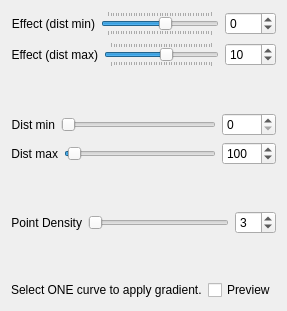
       <widget class="QWidget" name="tabGradients">
        <attribute name="title">
         <string>Gradients</string>
        </attribute>
        <layout class="QVBoxLayout" name="verticalLayout_10">
         <item>
          <layout class="QVBoxLayout" name="verticalLayout_9">
           <item>
            <layout class="QHBoxLayout" name="horizontalLayout_7">
             <item>
              <widget class="QLabel" name="label_36">
               <property name="text">
                <string>Effect (dist min)</string>
               </property>
               <property name="alignment">
                <set>Qt::AlignmentFlag::AlignRight|Qt::AlignmentFlag::AlignTrailing|Qt::AlignmentFlag::AlignVCenter</set>
               </property>
              </widget>
             </item>
             <item>
              <widget class="QSlider" name="SliderBoost_4">
               <property name="minimum">
                <number>-100</number>
               </property>
               <property name="maximum">
                <number>100</number>
               </property>
               <property name="value">
                <number>10</number>
               </property>
               <property name="orientation">
                <enum>Qt::Orientation::Horizontal</enum>
               </property>
               <property name="tickPosition">
                <enum>QSlider::TickPosition::TicksBothSides</enum>
               </property>
               <property name="tickInterval">
                <number>5</number>
               </property>
              </widget>
             </item>
             <item>
              <widget class="KeysafeSpinBox" name="spinGradientsDistMinEffect">
               <property name="sizePolicy">
                <sizepolicy hsizetype="Fixed" vsizetype="Fixed">
                 <horstretch>0</horstretch>
                 <verstretch>0</verstretch>
                </sizepolicy>
               </property>
               <property name="keyboardTracking">
                <bool>false</bool>
               </property>
               <property name="minimum">
                <number>-100</number>
               </property>
               <property name="maximum">
                <number>100</number>
               </property>
               <property name="value">
                <number>0</number>
               </property>
              </widget>
             </item>
            </layout>
           </item>
           <item>
            <layout class="QHBoxLayout" name="horizontalLayout_10">
             <item>
              <widget class="QLabel" name="label_37">
               <property name="text">
                <string>Effect (dist max)</string>
               </property>
               <property name="alignment">
                <set>Qt::AlignmentFlag::AlignRight|Qt::AlignmentFlag::AlignTrailing|Qt::AlignmentFlag::AlignVCenter</set>
               </property>
              </widget>
             </item>
             <item>
              <widget class="QSlider" name="SliderBoost_5">
               <property name="minimum">
                <number>-100</number>
               </property>
               <property name="maximum">
                <number>100</number>
               </property>
               <property name="value">
                <number>10</number>
               </property>
               <property name="orientation">
                <enum>Qt::Orientation::Horizontal</enum>
               </property>
               <property name="tickPosition">
                <enum>QSlider::TickPosition::TicksBothSides</enum>
               </property>
               <property name="tickInterval">
                <number>5</number>
               </property>
              </widget>
             </item>
             <item>
              <widget class="KeysafeSpinBox" name="spinGradientsDistMaxEffect">
               <property name="sizePolicy">
                <sizepolicy hsizetype="Fixed" vsizetype="Fixed">
                 <horstretch>0</horstretch>
                 <verstretch>0</verstretch>
                </sizepolicy>
               </property>
               <property name="keyboardTracking">
                <bool>false</bool>
               </property>
               <property name="minimum">
                <number>-100</number>
               </property>
               <property name="maximum">
                <number>100</number>
               </property>
               <property name="value">
                <number>10</number>
               </property>
              </widget>
             </item>
            </layout>
           </item>
           <item>
            <spacer name="verticalSpacer_3">
             <property name="orientation">
              <enum>Qt::Orientation::Vertical</enum>
             </property>
             <property name="sizeHint" stdset="0">
              <size>
               <width>20</width>
               <height>40</height>
              </size>
             </property>
            </spacer>
           </item>
           <item>
            <layout class="QHBoxLayout" name="horizontalLayout_11">
             <item>
              <widget class="QLabel" name="label_38">
               <property name="text">
                <string>Dist min</string>
               </property>
               <property name="alignment">
                <set>Qt::AlignmentFlag::AlignRight|Qt::AlignmentFlag::AlignTrailing|Qt::AlignmentFlag::AlignVCenter</set>
               </property>
              </widget>
             </item>
             <item>
              <widget class="QSlider" name="SliderBoost_6">
               <property name="minimum">
                <number>0</number>
               </property>
               <property name="maximum">
                <number>5000</number>
               </property>
               <property name="value">
                <number>0</number>
               </property>
               <property name="orientation">
                <enum>Qt::Orientation::Horizontal</enum>
               </property>
               <property name="tickPosition">
                <enum>QSlider::TickPosition::NoTicks</enum>
               </property>
               <property name="tickInterval">
                <number>5</number>
               </property>
              </widget>
             </item>
             <item>
              <widget class="KeysafeSpinBox" name="spinGradientsDistMin">
               <property name="sizePolicy">
                <sizepolicy hsizetype="Fixed" vsizetype="Fixed">
                 <horstretch>0</horstretch>
                 <verstretch>0</verstretch>
                </sizepolicy>
               </property>
               <property name="keyboardTracking">
                <bool>false</bool>
               </property>
               <property name="minimum">
                <number>0</number>
               </property>
               <property name="maximum">
                <number>5000</number>
               </property>
               <property name="value">
                <number>0</number>
               </property>
              </widget>
             </item>
            </layout>
           </item>
           <item>
            <layout class="QHBoxLayout" name="horizontalLayout_12">
             <item>
              <widget class="QLabel" name="label_39">
               <property name="text">
                <string>Dist max</string>
               </property>
               <property name="alignment">
                <set>Qt::AlignmentFlag::AlignRight|Qt::AlignmentFlag::AlignTrailing|Qt::AlignmentFlag::AlignVCenter</set>
               </property>
              </widget>
             </item>
             <item>
              <widget class="QSlider" name="SliderBoost_7">
               <property name="minimum">
                <number>0</number>
               </property>
               <property name="maximum">
                <number>5000</number>
               </property>
               <property name="value">
                <number>100</number>
               </property>
               <property name="orientation">
                <enum>Qt::Orientation::Horizontal</enum>
               </property>
               <property name="tickPosition">
                <enum>QSlider::TickPosition::NoTicks</enum>
               </property>
               <property name="tickInterval">
                <number>5</number>
               </property>
              </widget>
             </item>
             <item>
              <widget class="KeysafeSpinBox" name="spinGradientsDistMax">
               <property name="sizePolicy">
                <sizepolicy hsizetype="Fixed" vsizetype="Fixed">
                 <horstretch>0</horstretch>
                 <verstretch>0</verstretch>
                </sizepolicy>
               </property>
               <property name="keyboardTracking">
                <bool>false</bool>
               </property>
               <property name="minimum">
                <number>0</number>
               </property>
               <property name="maximum">
                <number>5000</number>
               </property>
               <property name="value">
                <number>100</number>
               </property>
              </widget>
             </item>
            </layout>
           </item>
           <item>
            <spacer name="verticalSpacer_2">
             <property name="orientation">
              <enum>Qt::Orientation::Vertical</enum>
             </property>
             <property name="sizeHint" stdset="0">
              <size>
               <width>20</width>
               <height>40</height>
              </size>
             </property>
            </spacer>
           </item>
           <item>
            <layout class="QHBoxLayout" name="horizontalLayout_14">
             <item>
              <widget class="QLabel" name="label_40">
               <property name="text">
                <string>Point Density</string>
               </property>
               <property name="alignment">
                <set>Qt::AlignmentFlag::AlignRight|Qt::AlignmentFlag::AlignTrailing|Qt::AlignmentFlag::AlignVCenter</set>
               </property>
              </widget>
             </item>
             <item>
              <widget class="QSlider" name="SliderBoost_8">
               <property name="minimum">
                <number>0</number>
               </property>
               <property name="maximum">
                <number>20</number>
               </property>
               <property name="value">
                <number>0</number>
               </property>
               <property name="orientation">
                <enum>Qt::Orientation::Horizontal</enum>
               </property>
               <property name="tickPosition">
                <enum>QSlider::TickPosition::NoTicks</enum>
               </property>
               <property name="tickInterval">
                <number>5</number>
               </property>
              </widget>
             </item>
             <item>
              <widget class="KeysafeSpinBox" name="spinGradientsPointDensity">
               <property name="sizePolicy">
                <sizepolicy hsizetype="Fixed" vsizetype="Fixed">
                 <horstretch>0</horstretch>
                 <verstretch>0</verstretch>
                </sizepolicy>
               </property>
               <property name="keyboardTracking">
                <bool>false</bool>
               </property>
               <property name="minimum">
                <number>0</number>
               </property>
               <property name="maximum">
                <number>20</number>
               </property>
               <property name="value">
                <number>3</number>
               </property>
              </widget>
             </item>
            </layout>
           </item>
           <item>
            <spacer name="verticalSpacer_5">
             <property name="orientation">
              <enum>Qt::Orientation::Vertical</enum>
             </property>
             <property name="sizeHint" stdset="0">
              <size>
               <width>20</width>
               <height>40</height>
              </size>
             </property>
            </spacer>
           </item>
           <item>
            <layout class="QHBoxLayout" name="horizontalLayout_13">
             <item>
              <widget class="QLabel" name="lblGradientsWarning">
               <property name="sizePolicy">
                <sizepolicy hsizetype="Expanding" vsizetype="Preferred">
                 <horstretch>0</horstretch>
                 <verstretch>0</verstretch>
                </sizepolicy>
               </property>
               <property name="maximumSize">
                <size>
                 <width>16777215</width>
                 <height>16777215</height>
                </size>
               </property>
               <property name="text">
                <string>Select ONE curve to apply gradient.</string>
               </property>
              </widget>
             </item>
             <item>
              <widget class="QCheckBox" name="chkGradientsPreview">
               <property name="sizePolicy">
                <sizepolicy hsizetype="Maximum" vsizetype="Fixed">
                 <horstretch>0</horstretch>
                 <verstretch>0</verstretch>
                </sizepolicy>
               </property>
               <property name="text">
                <string>Preview</string>
               </property>
              </widget>
             </item>
            </layout>
           </item>
          </layout>
         </item>
        </layout>
       </widget>
